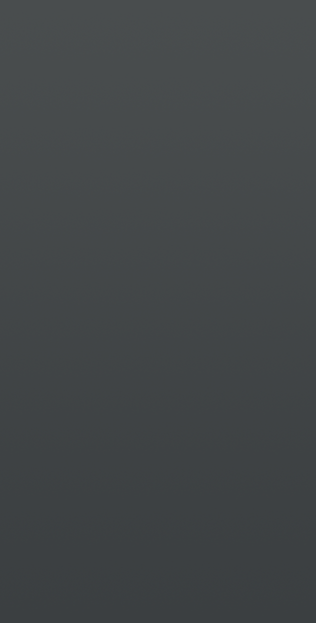
#> input picture img/bg_dark.png, 316 x 623 px
$ python average.py --input_directory ../img
#> lines starting #> are read from the running program, lines starting #| are printed output that depends on the picture
#! /usr/bin/env python
import argparse
import os
import sys
from glob import glob
from itertools import chain

import cv2
import numpy as np


def adjust_luminance(img):
    lab = cv2.cvtColor(img, cv2.COLOR_BGR2LAB)
    l, a, b = cv2.split(lab)
    clahe = cv2.createCLAHE(clipLimit=2.0, tileGridSize=(8, 8))
    cl = clahe.apply(l)
    limg = cv2.merge((cl, a, b))
    return cv2.cvtColor(limg, cv2.COLOR_LAB2BGR)

def gather_images(directory, patterns):
    return chain.from_iterable(glob(directory + '/' + e) for e in patterns)

def gamma_correct(img, gamma=2.2):
    igamma = 1 / gamma
    corrected = img**igamma
    #normalized = cv2.normalize(corrected, None, norm_type=cv2.NORM_MINMAX)
    return corrected

def brightness_contrast_adjust(img, gain=1, bias=0):
    adjusted = gain * (img + bias)
    #normalized = cv2.normalize(adjusted, None, norm_type=cv2.NORM_MINMAX)
    return adjusted

def average(files):
    first = cv2.imread(next(files))
#> first is the input picture: shape (623, 316, 3); mean B, G, R 71.5, 70, 66
    first = cv2.resize(first, None, fx=0.25, fy=0.25)
#> first: shape (156, 79, 3)
    first = adjust_luminance(first)
#> in adjust_luminance, `lab = cv2.cvtColor(img, cv2.COLOR_BGR2LAB)`: lab: shape (156, 79, 3); mean of channels 0, 1, 2 75.3, 126.7, 126.5
#> in adjust_luminance, `cl = clahe.apply(l)`:
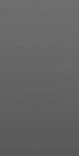
#> cl: shape (156, 79); min 88, max 111, mean 100
#> in adjust_luminance, `limg = cv2.merge((cl, a, b))`: limg: shape (156, 79, 3); mean of channels 0, 1, 2 100, 126.7, 126.5
    first = cv2.cvtColor(first, cv2.COLOR_BGR2GRAY)
#> first: shape (156, 79)
    n = 0

    Iavg = np.float64(first)
    beta = 10
    a = 0.5


    for fn in files:
        img = cv2.imread(fn)
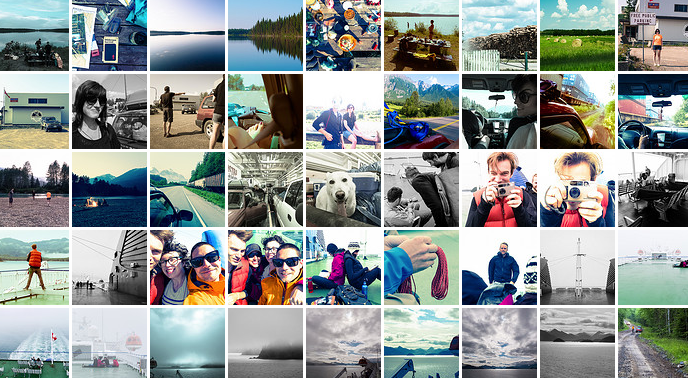
#> input picture img/dialog-zone-bg.png, 688 x 378 px
#> img is the input picture: shape (378, 688, 3); mean B, G, R 148.7, 150.6, 144.1
        img = cv2.resize(img, None, fx=0.25, fy=0.25)
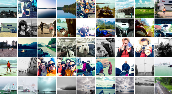
#> img: shape (94, 172, 3); mean B, G, R 148.8, 150.6, 144.1
        img = adjust_luminance(img)
#> in adjust_luminance (call 2), `lab = cv2.cvtColor(img, cv2.COLOR_BGR2LAB)`: lab: shape (94, 172, 3); mean of channels 0, 1, 2 154.8, 126.9, 128.3
#> in adjust_luminance (call 2), `l, a, b = cv2.split(lab)`:
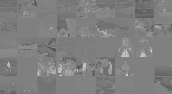
#> a: shape (94, 172); min 73, max 210, mean 126.9
#> in adjust_luminance (call 2), `l, a, b = cv2.split(lab)`:
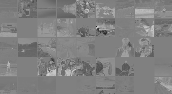
#> b: shape (94, 172); min 32, max 206, mean 128.3
#> in adjust_luminance (call 2), `cl = clahe.apply(l)`:
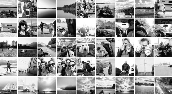
#> cl: shape (94, 172); min 1, max 255, mean 154.3
#> in adjust_luminance (call 2), `limg = cv2.merge((cl, a, b))`: limg: shape (94, 172, 3); mean of channels 0, 1, 2 154.3, 126.9, 128.3
#> in adjust_luminance (call 2), `return cv2.cvtColor(limg, cv2.COLOR_LAB2BGR)`:
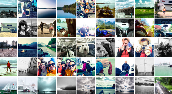
#> returned value: shape (94, 172, 3); mean B, G, R 148.5, 150.4, 143.9
        cv2.imshow('Average', np.uint8(img))
        if cv2.waitKey(1) == ord('q'):
#> (key q is pressed here)
            cv2.destroyAllWindows()
            sys.exit(0)
#> (the program exits here)
